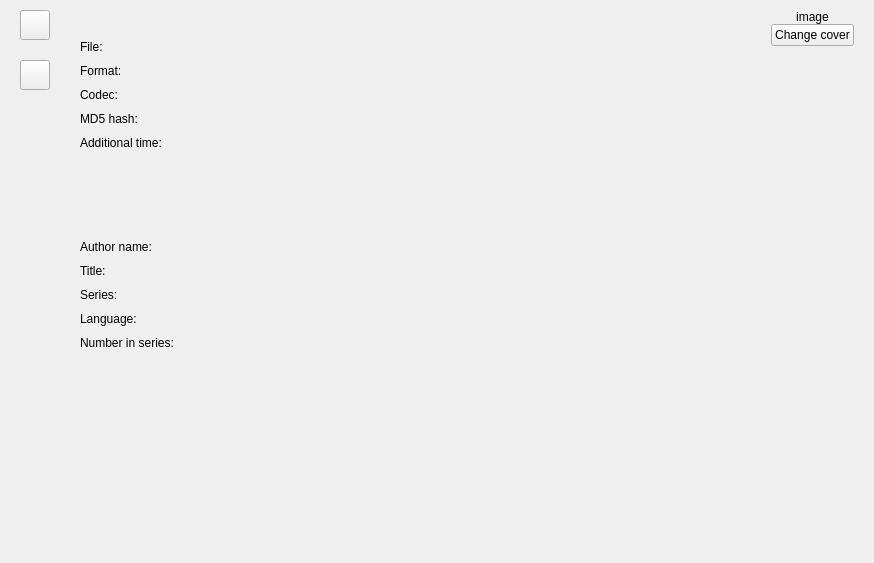
<?xml version="1.0" encoding="UTF-8"?>
<ui version="4.0">
 <class>BookDataWidget</class>
 <widget class="QWidget" name="BookDataWidget">
  <property name="geometry">
   <rect>
    <x>0</x>
    <y>0</y>
    <width>874</width>
    <height>563</height>
   </rect>
  </property>
  <property name="windowTitle">
   <string>Form</string>
  </property>
  <layout class="QHBoxLayout" name="horizontalLayout" stretch="0,0">
   <property name="spacing">
    <number>0</number>
   </property>
   <property name="leftMargin">
    <number>20</number>
   </property>
   <property name="topMargin">
    <number>10</number>
   </property>
   <property name="rightMargin">
    <number>20</number>
   </property>
   <property name="bottomMargin">
    <number>10</number>
   </property>
   <item>
    <layout class="QVBoxLayout" name="verticalLayout">
     <property name="spacing">
      <number>0</number>
     </property>
     <item>
      <widget class="QPushButton" name="CloseData">
       <property name="minimumSize">
        <size>
         <width>30</width>
         <height>30</height>
        </size>
       </property>
       <property name="maximumSize">
        <size>
         <width>30</width>
         <height>30</height>
        </size>
       </property>
       <property name="text">
        <string/>
       </property>
      </widget>
     </item>
     <item>
      <spacer name="verticalSpacer">
       <property name="orientation">
        <enum>Qt::Vertical</enum>
       </property>
       <property name="sizeType">
        <enum>QSizePolicy::Fixed</enum>
       </property>
       <property name="sizeHint" stdset="0">
        <size>
         <width>20</width>
         <height>20</height>
        </size>
       </property>
      </spacer>
     </item>
     <item>
      <widget class="QPushButton" name="EditData">
       <property name="minimumSize">
        <size>
         <width>30</width>
         <height>30</height>
        </size>
       </property>
       <property name="maximumSize">
        <size>
         <width>30</width>
         <height>30</height>
        </size>
       </property>
       <property name="text">
        <string/>
       </property>
      </widget>
     </item>
     <item>
      <spacer name="verticalSpacer_2">
       <property name="orientation">
        <enum>Qt::Vertical</enum>
       </property>
       <property name="sizeHint" stdset="0">
        <size>
         <width>20</width>
         <height>40</height>
        </size>
       </property>
      </spacer>
     </item>
    </layout>
   </item>
   <item>
    <widget class="QScrollArea" name="scrollArea">
     <property name="frameShape">
      <enum>QFrame::NoFrame</enum>
     </property>
     <property name="widgetResizable">
      <bool>true</bool>
     </property>
     <widget class="QWidget" name="scrollAreaWidgetContents">
      <property name="geometry">
       <rect>
        <x>0</x>
        <y>0</y>
        <width>802</width>
        <height>543</height>
       </rect>
      </property>
      <layout class="QVBoxLayout" name="verticalLayout_3">
       <property name="spacing">
        <number>0</number>
       </property>
       <property name="leftMargin">
        <number>0</number>
       </property>
       <property name="topMargin">
        <number>0</number>
       </property>
       <property name="rightMargin">
        <number>0</number>
       </property>
       <property name="bottomMargin">
        <number>0</number>
       </property>
       <item>
        <layout class="QHBoxLayout" name="horizontalLayout_2">
         <property name="spacing">
          <number>10</number>
         </property>
         <item>
          <layout class="QFormLayout" name="formLayout_2">
           <property name="horizontalSpacing">
            <number>10</number>
           </property>
           <property name="verticalSpacing">
            <number>10</number>
           </property>
           <property name="leftMargin">
            <number>30</number>
           </property>
           <property name="topMargin">
            <number>30</number>
           </property>
           <item row="0" column="0">
            <widget class="QLabel" name="FileLabel">
             <property name="text">
              <string>File:</string>
             </property>
            </widget>
           </item>
           <item row="0" column="1">
            <widget class="QLabel" name="_File">
             <property name="sizePolicy">
              <sizepolicy hsizetype="Expanding" vsizetype="Fixed">
               <horstretch>0</horstretch>
               <verstretch>0</verstretch>
              </sizepolicy>
             </property>
             <property name="text">
              <string notr="true"/>
             </property>
             <property name="textInteractionFlags">
              <set>Qt::LinksAccessibleByMouse|Qt::TextSelectableByMouse</set>
             </property>
            </widget>
           </item>
           <item row="1" column="0">
            <widget class="QLabel" name="FormatLabel">
             <property name="text">
              <string>Format:</string>
             </property>
            </widget>
           </item>
           <item row="1" column="1">
            <widget class="QLabel" name="_Format">
             <property name="sizePolicy">
              <sizepolicy hsizetype="Expanding" vsizetype="Fixed">
               <horstretch>0</horstretch>
               <verstretch>0</verstretch>
              </sizepolicy>
             </property>
             <property name="text">
              <string notr="true"/>
             </property>
             <property name="textInteractionFlags">
              <set>Qt::LinksAccessibleByMouse|Qt::TextSelectableByMouse</set>
             </property>
            </widget>
           </item>
           <item row="2" column="0">
            <widget class="QLabel" name="CodecLabel">
             <property name="text">
              <string>Codec:</string>
             </property>
            </widget>
           </item>
           <item row="2" column="1">
            <widget class="QLabel" name="_Codec">
             <property name="sizePolicy">
              <sizepolicy hsizetype="Expanding" vsizetype="Fixed">
               <horstretch>0</horstretch>
               <verstretch>0</verstretch>
              </sizepolicy>
             </property>
             <property name="text">
              <string notr="true"/>
             </property>
             <property name="textInteractionFlags">
              <set>Qt::LinksAccessibleByMouse|Qt::TextSelectableByMouse</set>
             </property>
            </widget>
           </item>
           <item row="3" column="0">
            <widget class="QLabel" name="MD5Label">
             <property name="text">
              <string>MD5 hash:</string>
             </property>
            </widget>
           </item>
           <item row="3" column="1">
            <widget class="QLabel" name="_MD5">
             <property name="sizePolicy">
              <sizepolicy hsizetype="Expanding" vsizetype="Fixed">
               <horstretch>0</horstretch>
               <verstretch>0</verstretch>
              </sizepolicy>
             </property>
             <property name="text">
              <string notr="true"/>
             </property>
             <property name="textInteractionFlags">
              <set>Qt::LinksAccessibleByMouse|Qt::TextSelectableByMouse</set>
             </property>
            </widget>
           </item>
           <item row="4" column="0">
            <widget class="QLabel" name="TimeLabel">
             <property name="text">
              <string>Additional time:</string>
             </property>
            </widget>
           </item>
           <item row="4" column="1">
            <widget class="QLabel" name="_Time">
             <property name="text">
              <string/>
             </property>
            </widget>
           </item>
           <item row="5" column="0">
            <spacer name="verticalSpacer_4">
             <property name="orientation">
              <enum>Qt::Vertical</enum>
             </property>
             <property name="sizeType">
              <enum>QSizePolicy::Fixed</enum>
             </property>
             <property name="sizeHint" stdset="0">
              <size>
               <width>20</width>
               <height>70</height>
              </size>
             </property>
            </spacer>
           </item>
           <item row="6" column="0">
            <widget class="QLabel" name="AuthorNameLabel">
             <property name="text">
              <string>Author name:</string>
             </property>
            </widget>
           </item>
           <item row="6" column="1">
            <widget class="QLabel" name="_AuthorName">
             <property name="sizePolicy">
              <sizepolicy hsizetype="Expanding" vsizetype="Fixed">
               <horstretch>0</horstretch>
               <verstretch>0</verstretch>
              </sizepolicy>
             </property>
             <property name="text">
              <string notr="true"/>
             </property>
             <property name="textInteractionFlags">
              <set>Qt::LinksAccessibleByMouse|Qt::TextSelectableByMouse</set>
             </property>
            </widget>
           </item>
           <item row="7" column="0">
            <widget class="QLabel" name="TitleLabel">
             <property name="text">
              <string>Title:</string>
             </property>
            </widget>
           </item>
           <item row="7" column="1">
            <widget class="QLabel" name="_Title">
             <property name="sizePolicy">
              <sizepolicy hsizetype="Expanding" vsizetype="Fixed">
               <horstretch>0</horstretch>
               <verstretch>0</verstretch>
              </sizepolicy>
             </property>
             <property name="text">
              <string notr="true"/>
             </property>
             <property name="textInteractionFlags">
              <set>Qt::LinksAccessibleByMouse|Qt::TextSelectableByMouse</set>
             </property>
            </widget>
           </item>
           <item row="8" column="0">
            <widget class="QLabel" name="SeriesLabel">
             <property name="text">
              <string>Series:</string>
             </property>
            </widget>
           </item>
           <item row="8" column="1">
            <widget class="QLabel" name="_Series">
             <property name="sizePolicy">
              <sizepolicy hsizetype="Expanding" vsizetype="Fixed">
               <horstretch>0</horstretch>
               <verstretch>0</verstretch>
              </sizepolicy>
             </property>
             <property name="text">
              <string notr="true"/>
             </property>
             <property name="textInteractionFlags">
              <set>Qt::LinksAccessibleByMouse|Qt::TextSelectableByMouse</set>
             </property>
            </widget>
           </item>
           <item row="9" column="0">
            <widget class="QLabel" name="LanguageLabel">
             <property name="text">
              <string>Language:</string>
             </property>
            </widget>
           </item>
           <item row="9" column="1">
            <widget class="QLabel" name="_Language">
             <property name="sizePolicy">
              <sizepolicy hsizetype="Expanding" vsizetype="Fixed">
               <horstretch>0</horstretch>
               <verstretch>0</verstretch>
              </sizepolicy>
             </property>
             <property name="text">
              <string notr="true"/>
             </property>
             <property name="textInteractionFlags">
              <set>Qt::LinksAccessibleByMouse|Qt::TextSelectableByMouse</set>
             </property>
            </widget>
           </item>
           <item row="10" column="0">
            <widget class="QLabel" name="SeriesNumberLabel">
             <property name="text">
              <string>Number in series:</string>
             </property>
            </widget>
           </item>
           <item row="10" column="1">
            <widget class="QLabel" name="_SeriesNumber">
             <property name="sizePolicy">
              <sizepolicy hsizetype="Expanding" vsizetype="Fixed">
               <horstretch>0</horstretch>
               <verstretch>0</verstretch>
              </sizepolicy>
             </property>
             <property name="text">
              <string notr="true"/>
             </property>
             <property name="textInteractionFlags">
              <set>Qt::LinksAccessibleByMouse|Qt::TextSelectableByMouse</set>
             </property>
            </widget>
           </item>
          </layout>
         </item>
         <item>
          <layout class="QVBoxLayout" name="verticalLayout_2">
           <property name="spacing">
            <number>0</number>
           </property>
           <item>
            <widget class="QLabel" name="_Cover">
             <property name="minimumSize">
              <size>
               <width>0</width>
               <height>0</height>
              </size>
             </property>
             <property name="maximumSize">
              <size>
               <width>150</width>
               <height>250</height>
              </size>
             </property>
             <property name="text">
              <string>image</string>
             </property>
             <property name="alignment">
              <set>Qt::AlignCenter</set>
             </property>
            </widget>
           </item>
           <item>
            <widget class="QPushButton" name="ChangeCover">
             <property name="text">
              <string>Change cover</string>
             </property>
            </widget>
           </item>
           <item>
            <spacer name="verticalSpacer_3">
             <property name="orientation">
              <enum>Qt::Vertical</enum>
             </property>
             <property name="sizeHint" stdset="0">
              <size>
               <width>20</width>
               <height>40</height>
              </size>
             </property>
            </spacer>
           </item>
          </layout>
         </item>
        </layout>
       </item>
      </layout>
     </widget>
    </widget>
   </item>
  </layout>
 </widget>
 <resources/>
 <connections/>
</ui>
